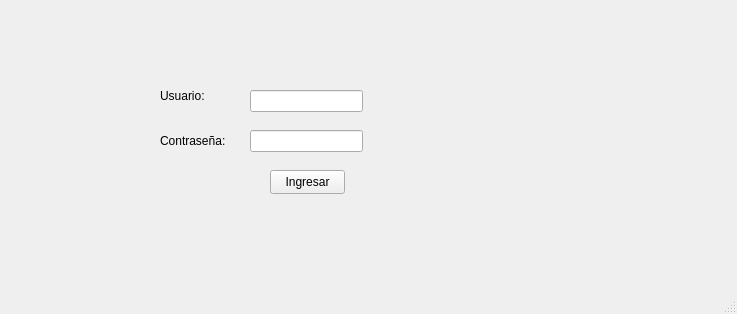
<?xml version="1.0" encoding="UTF-8"?>
<ui version="4.0">
 <class>Ingreso</class>
 <widget class="QMainWindow" name="Ingreso">
  <property name="geometry">
   <rect>
    <x>0</x>
    <y>0</y>
    <width>737</width>
    <height>314</height>
   </rect>
  </property>
  <property name="windowTitle">
   <string>MainWindow</string>
  </property>
  <widget class="QWidget" name="centralwidget">
   <widget class="QLabel" name="label">
    <property name="geometry">
     <rect>
      <x>160</x>
      <y>80</y>
      <width>71</width>
      <height>31</height>
     </rect>
    </property>
    <property name="text">
     <string>Usuario:</string>
    </property>
   </widget>
   <widget class="QLabel" name="label_2">
    <property name="geometry">
     <rect>
      <x>160</x>
      <y>120</y>
      <width>101</width>
      <height>41</height>
     </rect>
    </property>
    <property name="text">
     <string>Contraseña:</string>
    </property>
   </widget>
   <widget class="QLineEdit" name="lineEdit">
    <property name="geometry">
     <rect>
      <x>250</x>
      <y>90</y>
      <width>113</width>
      <height>22</height>
     </rect>
    </property>
   </widget>
   <widget class="QLineEdit" name="lineEdit_2">
    <property name="geometry">
     <rect>
      <x>250</x>
      <y>130</y>
      <width>113</width>
      <height>22</height>
     </rect>
    </property>
   </widget>
   <widget class="QPushButton" name="pushButton">
    <property name="geometry">
     <rect>
      <x>270</x>
      <y>170</y>
      <width>75</width>
      <height>24</height>
     </rect>
    </property>
    <property name="text">
     <string>Ingresar</string>
    </property>
   </widget>
  </widget>
  <widget class="QStatusBar" name="statusbar"/>
 </widget>
 <resources/>
 <connections/>
</ui>
